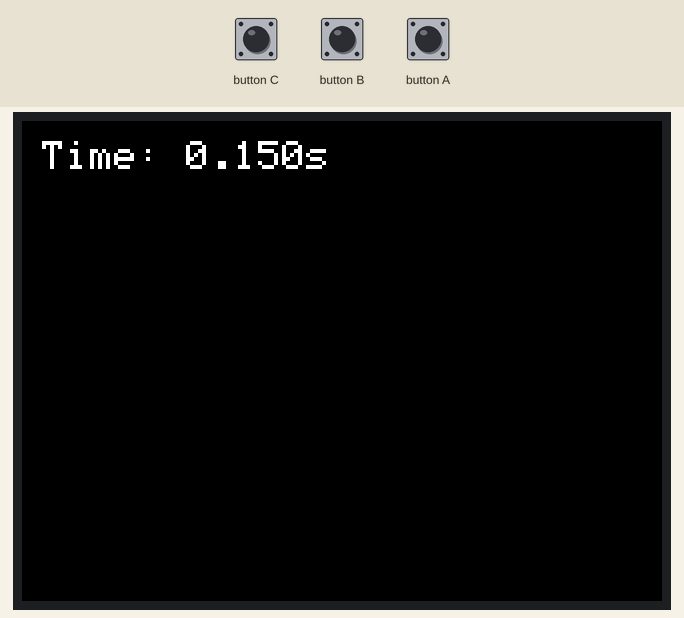
A sketch run on a simulated ESP32. Parts: 320×240 colour display. The inputs (shaded band) are chosen by the test bench.

Above: at 0.28 s.
At 1.3 s:
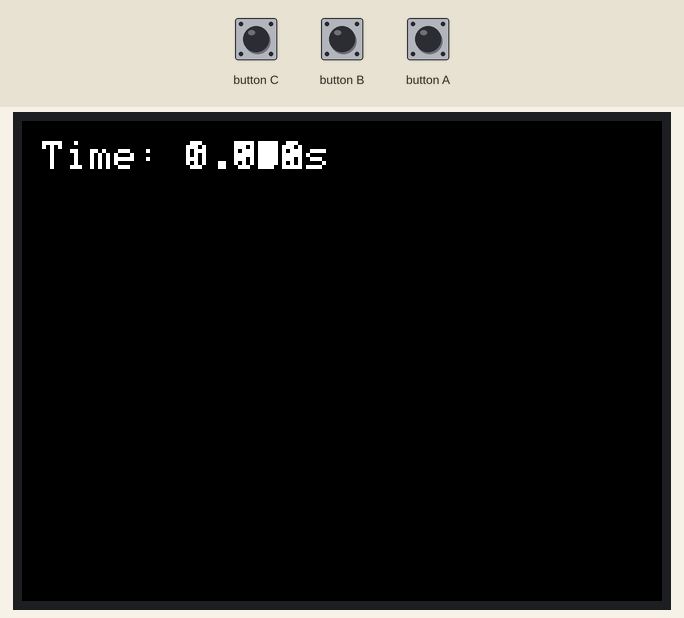
1.4 s: button B pressed for 0.25 s
3.1 s: button A pressed for 0.25 s
At 8.6 s:
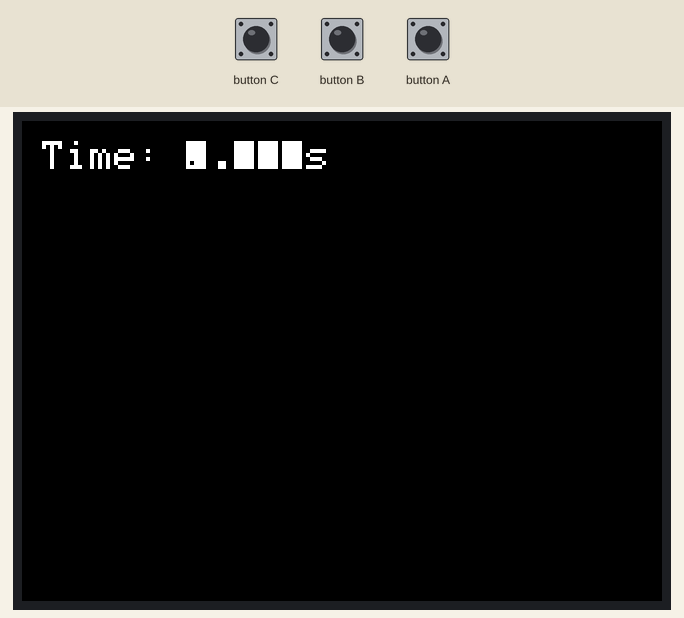
Timing chart, 0 to 10.1 s (numbered marks = the images above; inputs shaded):
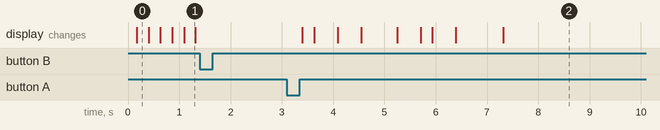

Measured:
- after the input at 1.4 s, every drawn part: stays the same
- after the input at 3.1 s, the display: first changes after 0.30 s (image 2 shows a later state)

The sketch:

m5stopwatch.ino
```cpp
#include "M5Unified.h"
#include "M5GFX.h"

M5Canvas canvas(&M5.Display);

// Define StatsPacket structure to hold the CPU, memory, and battery stats
#pragma pack(1)
typedef struct {
  uint16_t cpu;    // CPU usage percentage (0-100)
  uint8_t mem;     // Memory usage percentage (0-100)
  uint8_t battery; // Battery percentage (0-100)
} StatsPacket;

double interval;                // Time interval when stopwatch is started/paused
bool isPaused = false;          // True if stopwatch is paused
double pauseTime;               // Time when stopwatch was paused
bool isReset = false;           // True if stopwatch is reset
double elapsedTime = 0;         // The actual stopwatch time in seconds

void setup() {
  M5.begin();
  Serial.begin(115200);
  M5.Display.setRotation(1);
  canvas.createSprite(M5.Display.width(), M5.Display.height());
  canvas.setTextSize(2);
}

void loop() {
  M5.update();  // Update button states

  // Check if there is enough data to read the StatsPacket (e.g., 3 bytes)
  if (Serial.available() >= sizeof(StatsPacket)) {
    StatsPacket stats;
    // Read the StatsPacket from serial
    Serial.readBytes((uint8_t*)&stats, sizeof(StatsPacket));

    // Clear the canvas to avoid old data overlapping with new data
    canvas.clear(TFT_BLACK);

    canvas.pushSprite(0,0);
  }

  // Handle A Button (Start/Pause functionality)
  if (M5.BtnA.wasPressed()) {
    interval = millis() / 1000.0;
    isPaused = !isPaused;
    isReset = false;  // Reset is false when we press A (since it might start/pause)
  }

  // Handle B Button (Reset functionality)
  if (M5.BtnB.wasPressed()) {
    interval = millis() / 1000.0;
    elapsedTime = 0;
    isReset = true;
    isPaused = true; // Resetting also pauses the stopwatch
  }

  // If stopwatch is reset, display "Time: 0.000s"
  if (isReset) {
    canvas.setCursor(10, 10);
    canvas.printf("Time: %.3fs", elapsedTime);
  }
  // If paused, show the paused time
  else if (isPaused) {
    pauseTime = elapsedTime; // Save current time as pauseTime
    canvas.setCursor(10, 10);
    canvas.printf("Time: %.3fs", pauseTime);
  }
  // If running, display the running stopwatch time
  else {
    elapsedTime = millis() / 1000.0 - interval + pauseTime;
    canvas.setCursor(10, 10);
    canvas.printf("Time: %.3fs", elapsedTime);
  }

  // Push the canvas to the display to show updated content
  canvas.pushSprite(0, 0);
}
```
